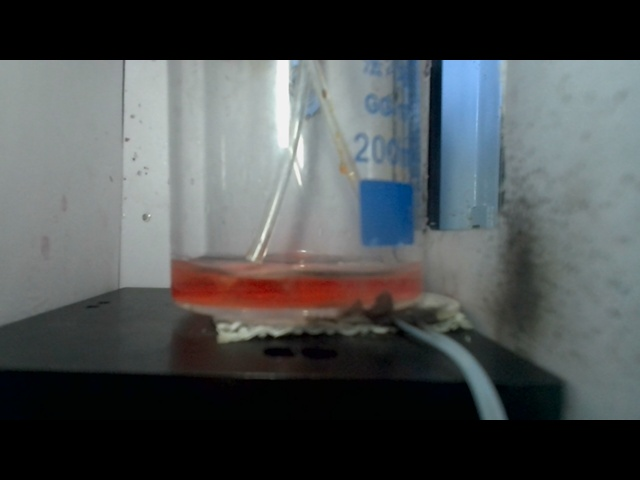
#> input picture image.jpg, 640 x 480 px; the run also reads 1 picture not shown here
$ python solve_1.py
#> lines starting #> are read from the running program, lines starting #| are printed output that depends on the picture; after the words box and inside, x2 and y2 are one past the last pixel; in counts of white or black regions, pixels touching at a corner belong together
import os

import cv2


# 直方图计算相似度
def calculate_color_similarity(image1, image2):
    # 读取图像
#> called with image1 = 'image.jpg', image2 = '1_images/20230203181235.jpg'
    img1 = cv2.imread(image1)
#> img1 is the input picture: shape (480, 640, 3); mean B, G, R 82, 81, 76.9
    img2 = cv2.imread(image2)

    # 将图像转换为HSV颜色空间
    hsv1 = cv2.cvtColor(img1, cv2.COLOR_BGR2HSV)
#> hsv1: shape (480, 640, 3); mean H, S, V 58.4, 44.8, 86.2
    hsv2 = cv2.cvtColor(img2, cv2.COLOR_BGR2HSV)
#> hsv2: shape (480, 640, 3); mean H, S, V 58.2, 45, 86.1
    # 计算直方图
    hist1 = cv2.calcHist([hsv1], [0, 1], None, [180, 256], [0, 180, 0, 256])
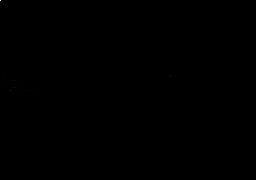
#> hist1: shape (180, 256) float32; min 0, max 77817, mean 6.7; drawn with min black and max white
    hist2 = cv2.calcHist([hsv2], [0, 1], None, [180, 256], [0, 180, 0, 256])

    # 归一化直方图
    cv2.normalize(hist1, hist1, 0, 1, cv2.NORM_MINMAX)
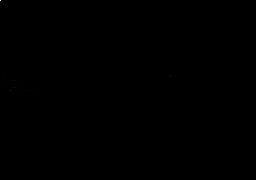
#> hist1: shape (180, 256) float32; 16.06% of pixels changed, all inside (x1, y1, x2, y2) = (0, 0, 256, 178)
    cv2.normalize(hist2, hist2, 0, 1, cv2.NORM_MINMAX)
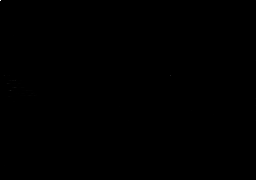
#> hist2: shape (180, 256) float32; min 0, max 1, mean 8.66e-05

    # 计算直方图相似度
    similarity = cv2.compareHist(hist1, hist2, cv2.HISTCMP_CORREL)
#> similarity = 1

    return similarity


hist_threshold = 0.9775


# 以第一张图片为基准, 判断与其他图片的直方图相似度
def main(baseline, images_path):
    for file in os.listdir(images_path):
        img_path = images_path + '/' + file
        similarity = calculate_color_similarity(baseline, img_path)
#> similarity = 1
        if similarity < hist_threshold:
            print('突变点图片编号: {}'.format(img_path))
            break
#> pass 2 of the loop in main, `for file in os.listdir(images_path):`:
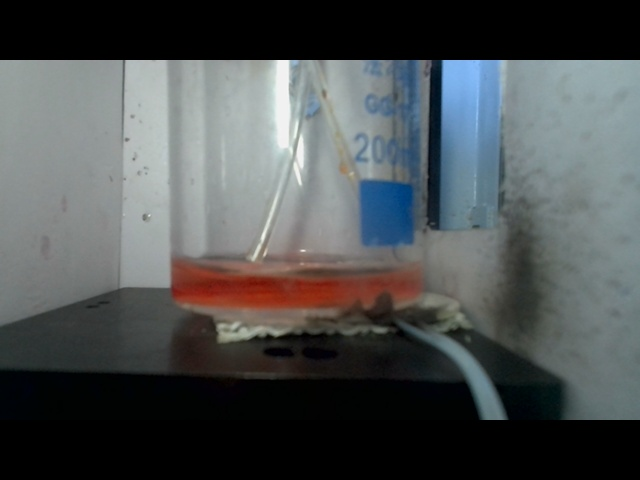
#> input picture 1_images/20230203181237.jpg, 640 x 480 px
#> in calculate_color_similarity, img2 is the input picture: shape (480, 640, 3); mean B, G, R 81.8, 81, 77
#> hsv2: shape (480, 640, 3); mean H, S, V 57.8, 44.9, 86.1
#> in calculate_color_similarity (call 2), `hist2 = cv2.calcHist([hsv2], [0, 1], None, [180, 256], [0, 180, 0, 256])`:
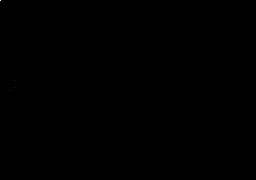
#> hist2: shape (180, 256) float32; min 0, max 77136, mean 6.7; drawn with min black and max white
#> in calculate_color_similarity (call 2), `cv2.normalize(hist2, hist2, 0, 1, cv2.NORM_MINMAX)`:
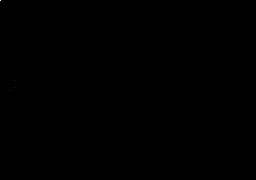
#> hist2: shape (180, 256) float32; 15.77% of pixels changed, all inside (x1, y1, x2, y2) = (0, 0, 256, 179)
#> in calculate_color_similarity (call 2), `similarity = cv2.compareHist(hist1, hist2, cv2.HISTCMP_CORREL)`: similarity = 0.999
#> pass 3 of the loop in main, `for file in os.listdir(images_path):`:
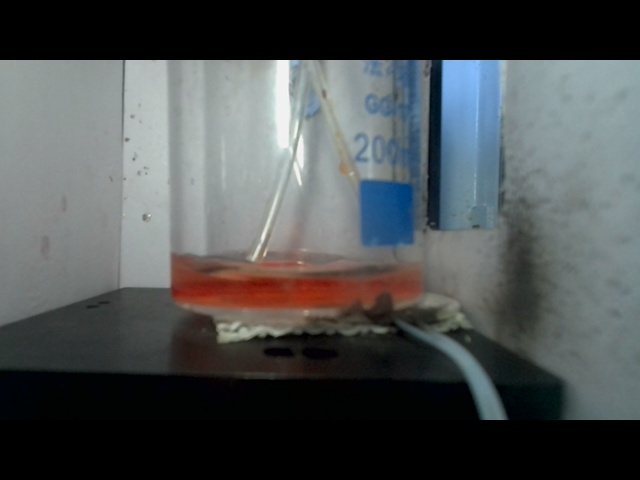
#> input picture 1_images/20230203181239.jpg, 640 x 480 px
#> in calculate_color_similarity, img2 is the input picture: shape (480, 640, 3); mean B, G, R 81.7, 81, 77
#> hsv2: shape (480, 640, 3); mean H, S, V 57.3, 45.2, 86.1
#> in calculate_color_similarity (call 3), `hist2 = cv2.calcHist([hsv2], [0, 1], None, [180, 256], [0, 180, 0, 256])`:
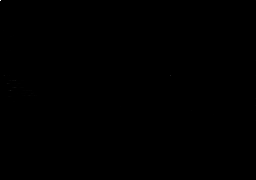
#> hist2: shape (180, 256) float32; min 0, max 77147, mean 6.7; drawn with min black and max white
#> in calculate_color_similarity (call 3), `cv2.normalize(hist2, hist2, 0, 1, cv2.NORM_MINMAX)`:
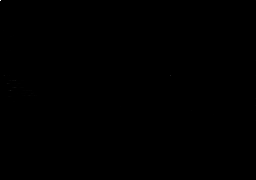
#> hist2: shape (180, 256) float32; 15.93% of pixels changed, all inside (x1, y1, x2, y2) = (0, 0, 256, 178)

if __name__ == '__main__':
    baseline = 'image.jpg'
    main(baseline, '1_images')

    baseline = '20230203201229.jpg'
    main(baseline, '2_images')
#> (the run stopped early here; a loop or call above may not have finished)
